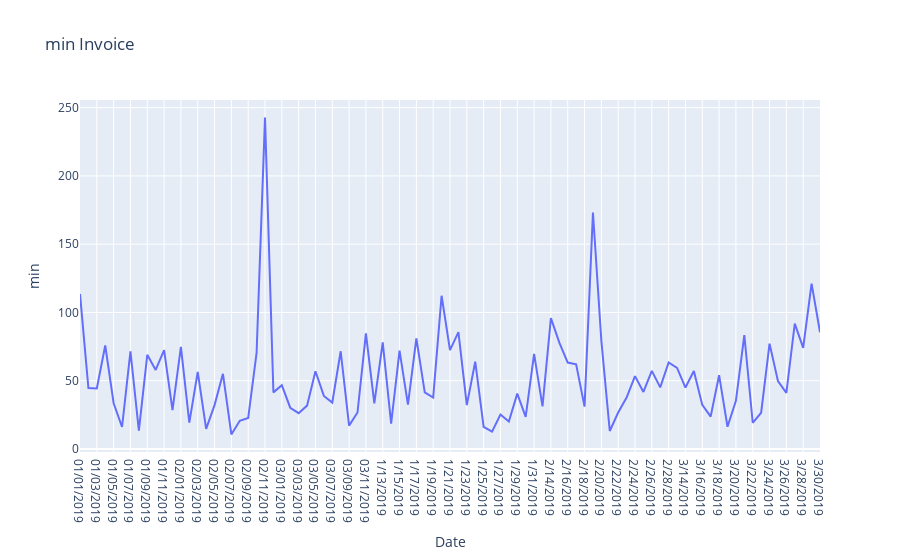
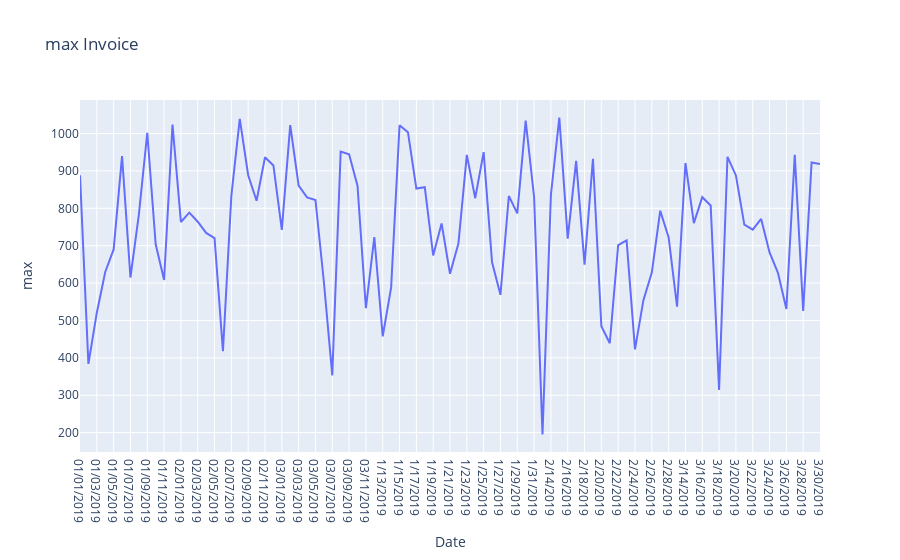
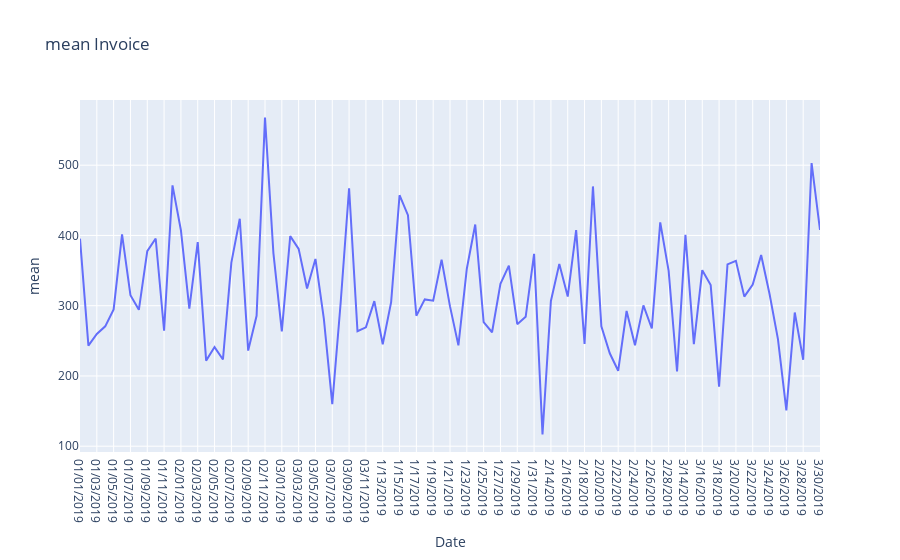
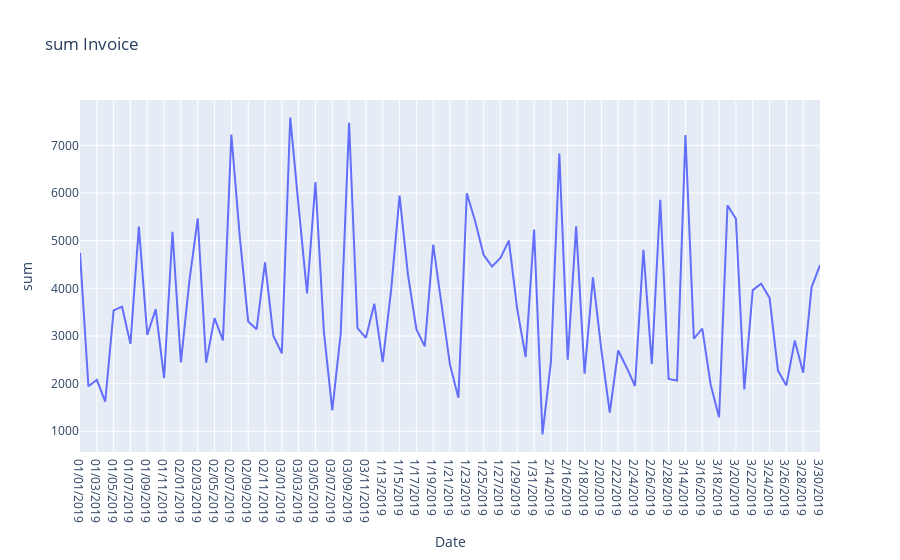

Here is the notebook cell these charts were saved with, in order:
### Code cell
for i in group.columns:
    fig = px.line(group , x = group.index , y = i , title=f"{i} Invoice")
    fig.show()
